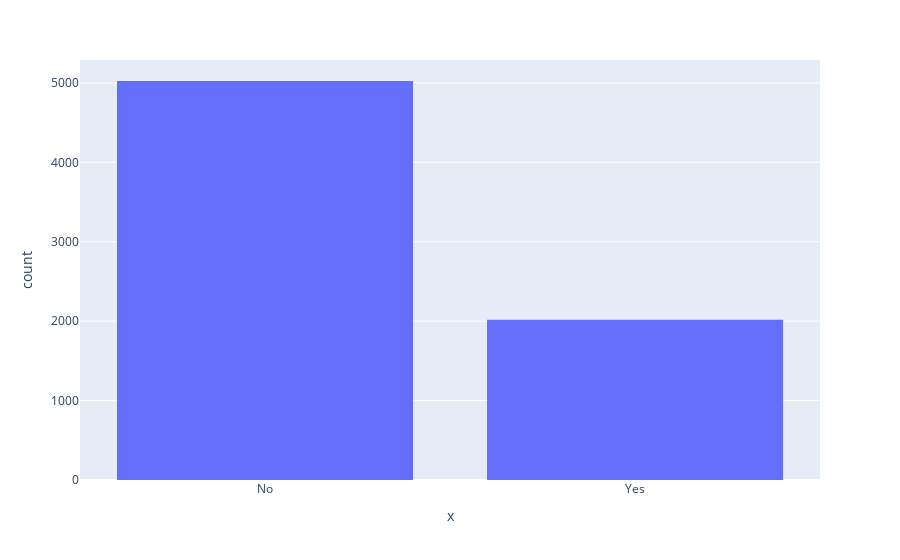

Notebook source saved alongside this figure:
### Code cell
labels=['Yes','No']
fig=px.histogram(x=data['OnlineSecurity'],data['TechSupport'],category_orders=labels)
# fig=px.histogram(x=data['DeviceProtection'].values,category_orders=labels)
fig.show()

### Figure 1 — Plotly figure (JSON) as saved in the notebook; plotly's stock layout.template omitted (floating-point values rounded to 4 significant figures; data arrays with more than 128 entries replaced by an {"elided": "..."} marker saying what was removed)
{"data": [{"alignmentgroup": "True", "bingroup": "x", "hovertemplate": "x=%{x}<br>count=%{y}<extra></extra>", "legendgroup": "", "marker": {"color": "#636efa", "pattern": {"shape": ""}}, "name": "", "offsetgroup": "", "orientation": "v", "showlegend": false, "type": "histogram", "x": {"elided": "7043 str values"}, "xaxis": "x", "yaxis": "y"}], "layout": {"barmode": "relative", "legend": {"tracegroupgap": 0}, "margin": {"t": 60}, "xaxis": {"anchor": "y", "domain": [0, 1], "title": {"text": "x"}}, "yaxis": {"anchor": "x", "domain": [0, 1], "title": {"text": "count"}}}}
